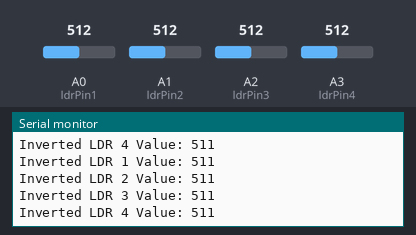
Recording of a sketch running on a simulated Arduino Uno, built with avr-gcc and run on an emulated ATmega328P. Shown: the last lines printed to the serial monitor. Inputs (shaded band) come from the test bench; at power-on: A0 (ldrPin1) = 512, A1 (ldrPin2) = 512, A2 (ldrPin3) = 512, A3 (ldrPin4) = 512.

Above: at 1.2 s.
1.3 s: A0 (ldrPin1) set to 716
At 1.36 s:
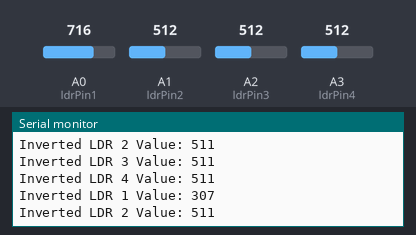
2.8 s: A1 (ldrPin2) set to 716
At 2.82 s:
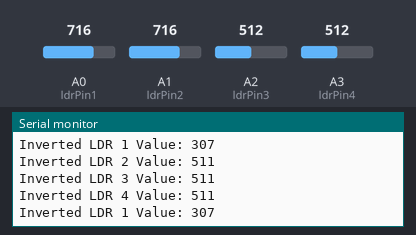
4.3 s: A2 (ldrPin3) set to 716
At 4.39 s:
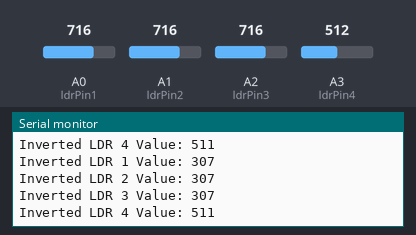
5.8 s: A3 (ldrPin4) set to 716
At 5.85 s:
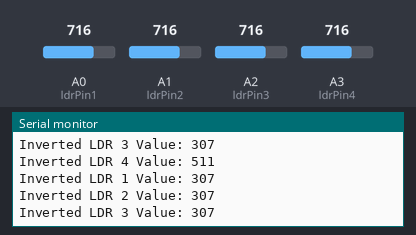
7.3 s: A0 (ldrPin1) set to 992
At 7.31 s:
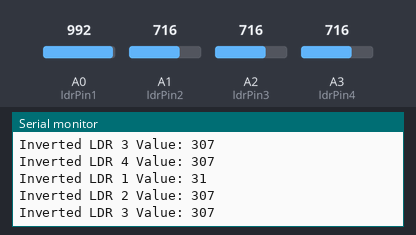
8.8 s: A1 (ldrPin2) set to 992
At 8.87 s:
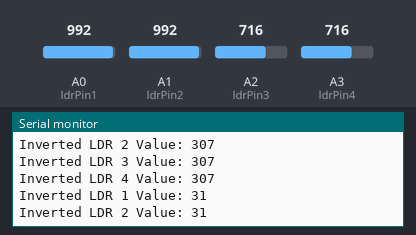
Timing chart, 0 to 11.3 s (numbered marks = the images above; inputs shaded):
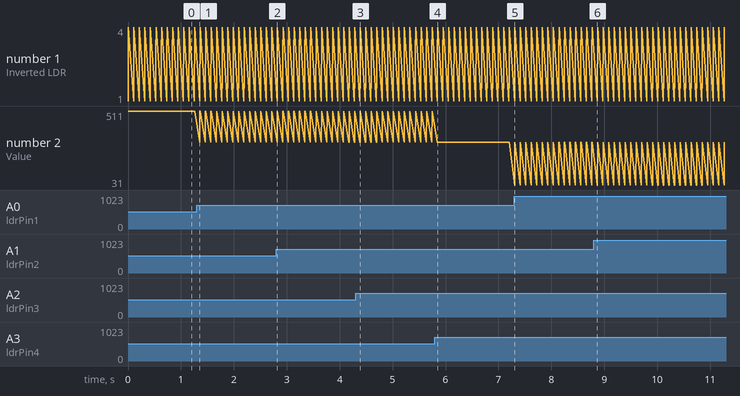

The sketch:

MIDIGlove_read.ino
```cpp
// Define pins for the LDRs
const int ldrPin1 = A0;  // LDR 1 connected to analog pin A0
const int ldrPin2 = A1;  // LDR 2 connected to analog pin A1
const int ldrPin3 = A2;  // LDR 3 connected to analog pin A2
const int ldrPin4 = A3;  // LDR 4 connected to analog pin A3
// Variables to store the inverted LDR values
int LdrValue1 = 0;
int LdrValue2 = 0;
int LdrValue3 = 0;
int LdrValue4 = 0;

// Variables to store the analog values
int ldrValue1 = 0;
int ldrValue2 = 0;
int ldrValue3 = 0;
int ldrValue4 = 0;


void setup() {
  // Start serial communication at MIDI baud rate (115200 bps)
  Serial.begin(115200);
}

void loop() {
  // Read the analog values from the LDRs
  ldrValue1 = analogRead(ldrPin1);
  ldrValue2 = analogRead(ldrPin2);
  ldrValue3 = analogRead(ldrPin3);
  ldrValue4 = analogRead(ldrPin4);

 // Invert the values: Higher light intensity should give lower values
  LdrValue1 = map(ldrValue1, 0, 1023, 1023, 0);
  LdrValue2 = map(ldrValue2, 0, 1023, 1023, 0);
  LdrValue3 = map(ldrValue3, 0, 1023, 1023, 0);
  LdrValue4 = map(ldrValue4, 0, 1023, 1023, 0);

  // Print the inverted values to the Serial Monitor
  Serial.print("Inverted LDR 1 Value: ");
  Serial.println(LdrValue1);

  Serial.print("Inverted LDR 2 Value: ");
  Serial.println(LdrValue2);

  Serial.print("Inverted LDR 3 Value: ");
  Serial.println(LdrValue3);

  Serial.print("Inverted LDR 4 Value: ");
  Serial.println(LdrValue4);


  // Small delay for stability
  delay(100);
}
```

Measured:
- after the input at 1.3 s, the serial monitor: prints a new line after 0.06 s (image 1)
- after the input at 4.3 s, the serial monitor: prints a new line after 0.09 s (image 3)
- after the input at 7.3 s, the serial monitor: prints a new line at once (image 5)
- after the input at 8.8 s, the serial monitor: prints a new line after 0.07 s (image 6)
